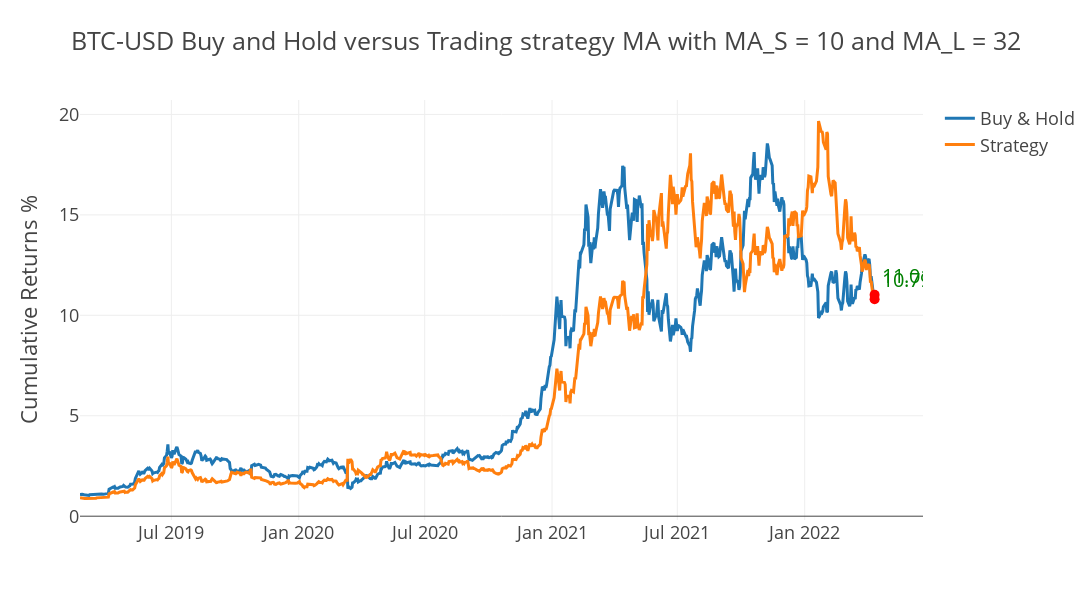

This figure's notebook cell:
### Code cell
opti_tester.plot_results()

### Figure 1 — Plotly figure (JSON) as saved in the notebook; plotly's stock layout.template omitted (floating-point values rounded to 4 significant figures; data arrays with more than 128 entries replaced by an {"elided": "..."} marker saying what was removed)
{"data": [{"name": "Buy & Hold", "type": "scatter", "x": {"elided": "795 str values"}, "y": {"elided": "795 float values"}}, {"name": "Strategy", "type": "scatter", "x": {"elided": "795 str values"}, "y": {"elided": "795 float values"}}, {"marker": {"color": "red", "size": 10}, "mode": "markers+text", "showlegend": false, "text": ["11.019476569376899"], "textfont": {"color": "green", "size": 20}, "textposition": "top right", "type": "scatter", "x": ["2022-04-12T00:00:00"], "y": [11.02]}, {"marker": {"color": "red", "size": 10}, "mode": "markers+text", "showlegend": false, "text": ["10.798581684672"], "textfont": {"color": "green", "size": 20}, "textposition": "top right", "type": "scatter", "x": ["2022-04-12T00:00:00"], "y": [10.8]}], "layout": {"height": 600, "title": {"text": "BTC-USD Buy and Hold versus Trading strategy MA with MA_S = 10 and MA_L = 32"}, "width": 1400, "yaxis": {"title": {"text": "Cumulative Returns %"}}}}
